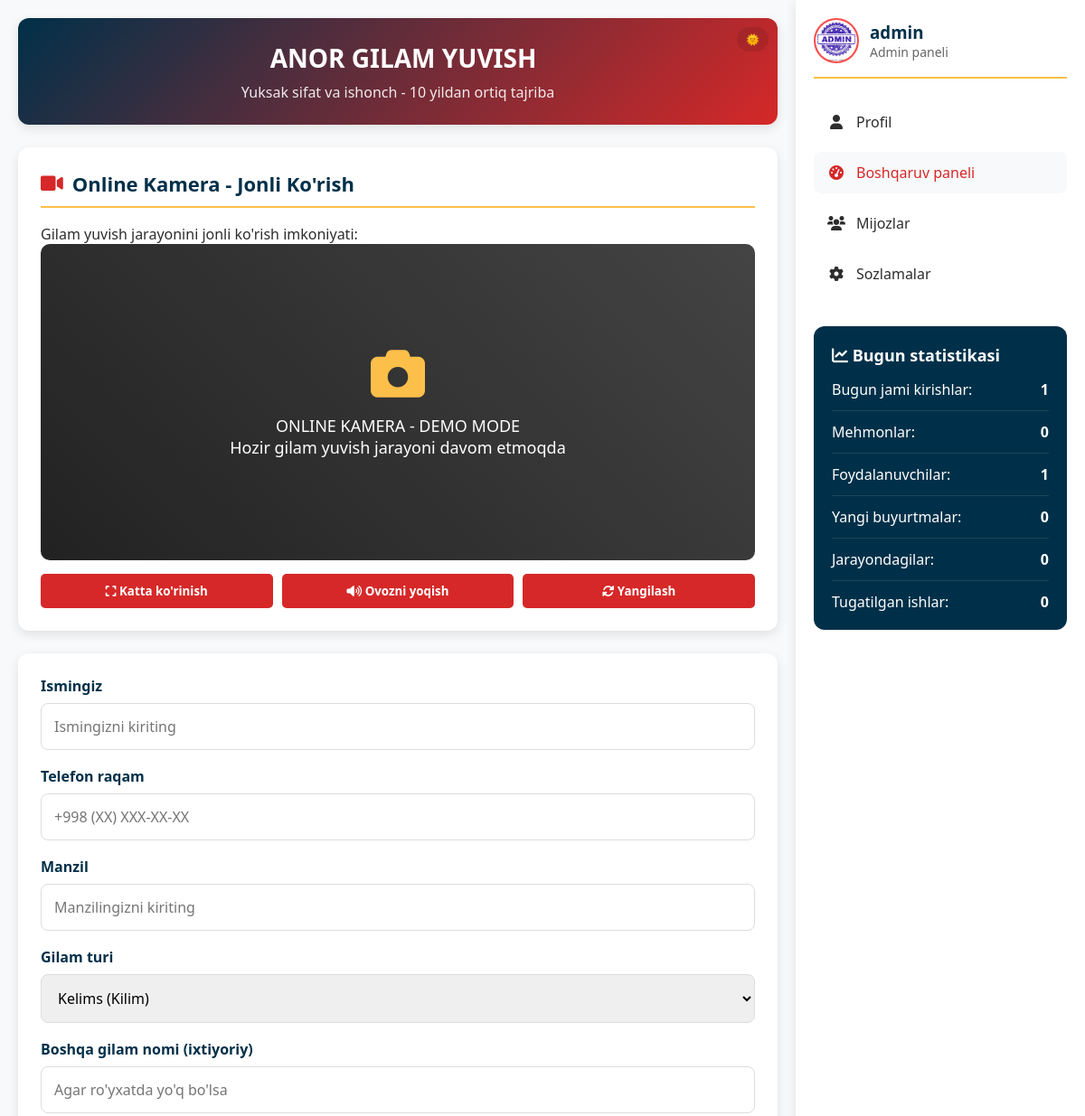
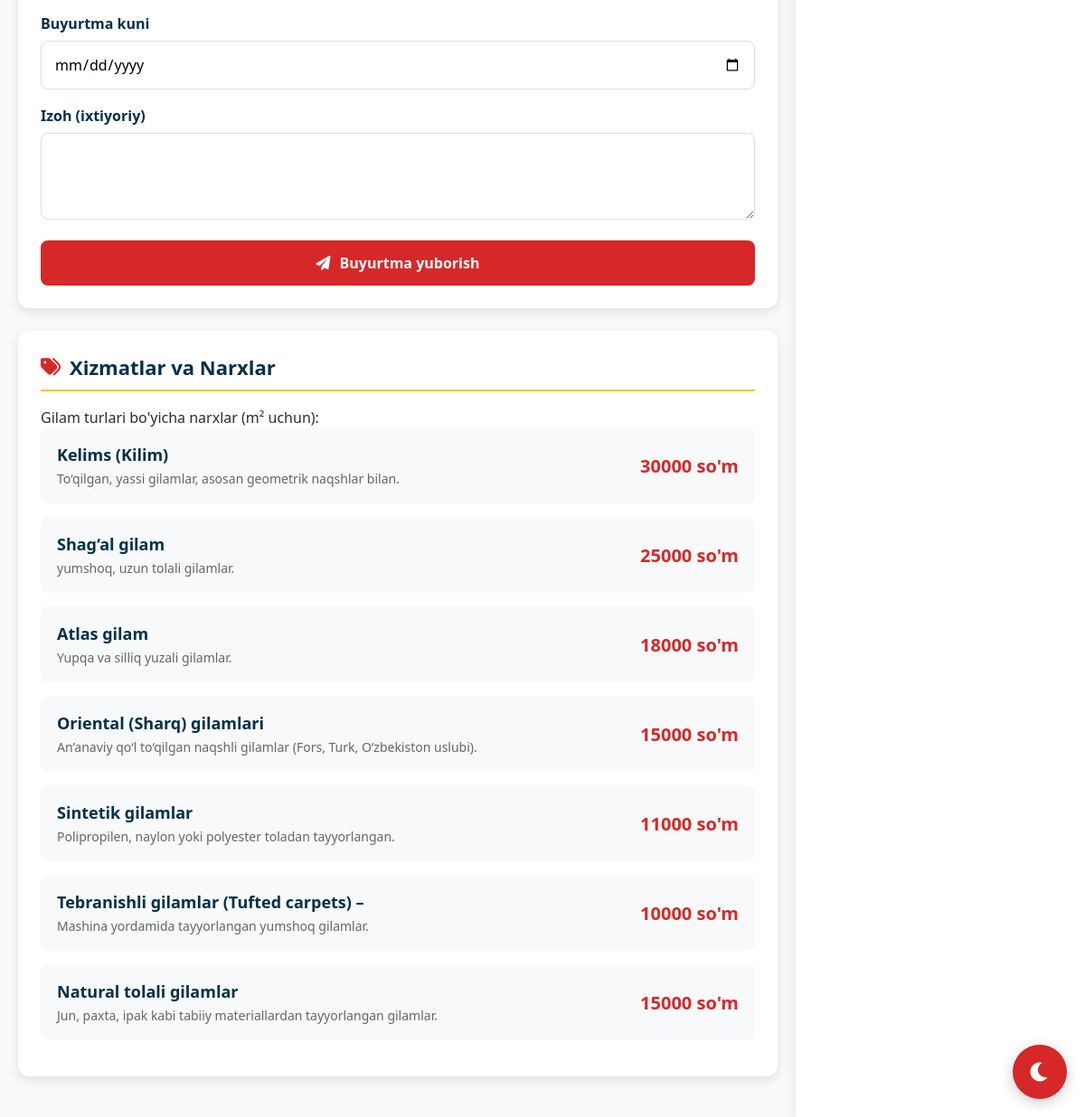
/ (signed in), run on the app's committed database (2 pictures, top to bottom).
### app/models.py (models this page shows, shortened)
class CarpetType(models.Model):
    name = models.CharField(max_length=100, verbose_name="Gilam turi nomi")
    description = models.TextField(blank=True, null=True, verbose_name="Tavsif")
    price_per_m2 = models.IntegerField(verbose_name="1 m² narxi (so`m)")
    class Meta:
        verbose_name = "Gilam turi"
        verbose_name_plural = "Gilam turlari"

class Profile(models.Model):
    user = models.OneToOneField(User, on_delete=models.CASCADE)
    avatar = models.ImageField(upload_to='avatars/', null=True, blank=True)
    phone = models.CharField(max_length=20, blank=True, null=True)

### app/views.py (the view)
# urls.py: path('', index, name='index'),
def index(request):
    carpets = CarpetType.objects.all()
    today = timezone.now().date()
    start_of_today = timezone.make_aware(datetime.combine(today, datetime.min.time()))
    end_of_today = timezone.make_aware(datetime.combine(today, datetime.max.time()))
    today_visits = VisitLog.objects.filter(timestamp__range=(start_of_today, end_of_today))
    today_logged_in_users = today_visits.filter(user__isnull=False).values('user').distinct()
    today_logged_in_user_ids = [item['user'] for item in today_logged_in_users]
    today_users = User.objects.filter(id__in=today_logged_in_user_ids)
    stats = {
        'today_visits': today_visits.count(),
        'guests_today': today_visits.filter(user__isnull=True).count(),
        'users_today': today_logged_in_users.count(),
        'admins_today': today_users.filter(is_superuser=True).count(),
        'staff_today': today_users.filter(is_staff=True, is_superuser=False).count(),
        'customers_today': today_users.filter(is_staff=False, is_superuser=False).count(),
        'new_orders': Order.objects.filter(created_at__date=today, status='new').count(),
        'processing_orders': Order.objects.filter(created_at__date=today, status='processing').count(),
        'completed_orders': Order.objects.filter(created_at__date=today, status='completed').count(),
        'total_orders': Order.objects.all().count(),
        'total_new_orders': Order.objects.filter(status='new').count(),
        'total_processing_orders': Order.objects.filter(status='processing').count(),
        'total_completed_orders': Order.objects.filter(status='completed').count(),
    }
    context = {
        'carpets': carpets,
        'stats': stats,
        'today_date': today,  # ixtiyoriy: bugungi sanani ko'rsatish uchun
    }
    response = render(request, 'app/index.html', context)
    return response

### app/templates/app/index.html (shortened to what this page needs)
{% load static %}
{% load humanize %}
<!DOCTYPE html>
<html lang="uz">
<head>
    <link rel="stylesheet" href="https://cdnjs.cloudflare.com/ajax/libs/font-awesome/6.0.0/css/all.min.css">
    <link rel="stylesheet" href="{% static 'css/stayls.css' %}">
    <link rel="stylesheet" href="{% static 'css/panel.css'%}">
    <link rel="stylesheet" href="{% static 'css/rasm.css'%}">
    <link rel="stylesheet" href="{% static 'css/message.css'%}">
</head>
<body class="{% if request.user.is_authenticated and request.user.profile.dark_mode %}dark-mode{% endif %}">
<div class="main-content">
    <header>
        <div class="theme-indicator" id="themeIndicator">
            <span id="themeText">🌞</span>
        </div>
        <h1> ANOR GILAM YUVISH</h1>
        <p>Yuksak sifat va ishonch - 10 yildan ortiq tajriba</p>
    </header>
    <div class="section">
        <h2><i class="fas fa-video"></i> Online Kamera - Jonli Ko'rish</h2>
        <p>Gilam yuvish jarayonini jonli ko'rish imkoniyati:</p>
        <div class="camera-container">
            <div class="camera-placeholder">
                <i class="fas fa-camera"></i>
                <p>ONLINE KAMERA - DEMO MODE</p>
                <p>Hozir gilam yuvish jarayoni davom etmoqda</p>
            </div>
        </div>
        <div class="camera-controls">
            <button><i class="fas fa-expand"></i> Katta ko'rinish</button>
            <button><i class="fas fa-volume-up"></i> Ovozni yoqish</button>
            <button><i class="fas fa-sync-alt"></i> Yangilash</button>
        </div>
    </div>
    <div class="section">
        <form method="POST" action="{% url 'create_order' %}">
            <div class="form-group">
                <label for="name">Ismingiz</label>
                <input type="text" name="name" id="name" placeholder="Ismingizni kiriting" required>
            </div>
            <div class="form-group">
                <label for="phone">Telefon raqam</label>
                <input type="text" name="phone" id="phone" placeholder="+998 (XX) XXX-XX-XX" required>
            </div>
            <div class="form-group">
                <label for="address">Manzil</label>
                <input type="text" name="address" id="address" placeholder="Manzilingizni kiriting" required>
            </div>
            <div class="form-group">
                <label for="carpet_type">Gilam turi</label>
                <select name="carpet_type" id="carpet_type">
                    {% for carpet in carpets %}
                    <option value="{{ carpet.id }}">{{ carpet.name }}</option>
                    {% endfor %}
                </select>
            </div>
            <div class="form-group">
                <label for="other_carpet_name">Boshqa gilam nomi (ixtiyoriy)</label>
                <input type="text" name="other_carpet_name" id="other_carpet_name"
                       placeholder="Agar ro'yxatda yo'q bo'lsa">
            </div>
            <div class="form-group">
                <label for="date">Buyurtma kuni</label>
                <input type="date" name="date" id="date" required>
            </div>
            <div class="form-group">
                <label for="comment">Izoh (ixtiyoriy)</label>
                <textarea name="comment" id="comment" rows="3"></textarea>
            </div>
            <button type="submit" class="btn btn-primary btn-block">
                <i class="fas fa-paper-plane"></i> Buyurtma yuborish
            </button>
        </form>
    </div>
    <div class="section">
        <h2><i class="fas fa-tags"></i> Xizmatlar va Narxlar</h2>
        <p>Gilam turlari bo'yicha narxlar (m² uchun):</p>
        {% for carpet in carpets %}
        <div class="price-box">
            <div class="price-info">
                <h3>{{ carpet.name }}</h3>
                <p>{{ carpet.description }}</p>
            </div>
            <div class="price">{{ carpet.price_per_m2 }} so'm</div>
        </div>
        {% endfor %}
    </div>
</div>
<div class="admin-panel">
    <div class="admin-header">
        <div class="admin-avatar">
    {% if request.user.is_authenticated and request.user.profile.avatar %}
        <img src="{{ request.user.profile.avatar.url }}" alt="Profil rasmi">
    {% endif %}
</div>
        <div class="admin-info">
            {% if request.user.is_authenticated %}
            <h3>{{ request.user.username }}</h3>
            {% if request.user.is_superuser %}
            <p>Admin paneli</p>
            {% elif request.user.is_staff %}
            <p>Xodim</p>
            {% else %}
            <p>Mijoz</p>
            {% endif %}
            {% endif %}
        </div>
    </div>
    <ul class="admin-menu">
        <li><a href="{% url 'profile' %}"><i class="fas fa-user"></i> Profil</a></li>
        {% if request.user.is_superuser %}
        <li><a href="{% url 'sozlamalar' %}" class="active"><i class="fas fa-tachometer-alt"></i> Boshqaruv paneli</a>
        <li><a href="{% url 'clients' %}"><i class="fas fa-users"></i> Mijozlar</a></li>
        {% endif %}
        <li><a href="{% url 'boshqaruv' %}"><i class="fas fa-cog"></i> Sozlamalar</a></li>
    </ul>
<div class="stats">
    <h3><i class="fas fa-chart-line"></i> Bugun statistikasi</h3>
    <div class="stat-item">
        <span>Bugun jami kirishlar:</span>
        <span class="stat-value">{{ stats.today_visits }}</span>
    </div>
    <div class="stat-item">
        <span>Mehmonlar:</span>
        <span class="stat-value">{{ stats.guests_today }}</span>
    </div>
    <div class="stat-item">
        <span>Foydalanuvchilar:</span>
        <span class="stat-value">{{ stats.users_today }}</span>
    </div>
    <div class="stat-item">
        <span>Yangi buyurtmalar:</span>
        <span class="stat-value">{{ stats.new_orders }}</span>
    </div>
    <div class="stat-item">
        <span>Jarayondagilar:</span>
        <span class="stat-value">{{ stats.processing_orders }}</span>
    </div>
    <div class="stat-item">
        <span>Tugatilgan ishlar:</span>
        <span class="stat-value">{{ stats.completed_orders }}</span>
    </div>
</div>
    <button class="theme-toggle" id="themeToggle">
        <i class="fas fa-moon" id="themeIcon"></i>
    </button>
</body>
</html>

### app/static/css/rasm.css (style rules this page uses)
.admin-avatar { width: 50px; height: 50px; border-radius: 50%; overflow: hidden; border: 2px solid #ff4c4c; flex-shrink: 0; }
.admin-avatar img { width: 100%; height: 100%; object-fit: cover; }

### data on the page
CarpetType: name "Kelims (Kilim)", description "To‘qilgan, yassi gilamlar, asosan geometrik naqshlar bilan.", price_per_m2 "30000"
CarpetType: name "Shag‘al gilam", description "yumshoq, uzun tolali gilamlar.", price_per_m2 "25000"
CarpetType: name "Atlas gilam", description "Yupqa va silliq yuzali gilamlar.", price_per_m2 "18000"
CarpetType: name "Oriental (Sharq) gilamlari", description "An’anaviy qo‘l to‘qilgan naqshli gilamlar (Fors, Turk, O‘zbekiston uslubi).", price_per_m2 "15000"
CarpetType: name "Sintetik gilamlar", description "Polipropilen, naylon yoki polyester toladan tayyorlangan.", price_per_m2 "11000"
CarpetType: name "Tebranishli gilamlar (Tufted carpets) –", description "Mashina yordamida tayyorlangan yumshoq gilamlar.", price_per_m2 "10000"
CarpetType: name "Natural tolali gilamlar", description "Jun, paxta, ipak kabi tabiiy materiallardan tayyorlangan gilamlar.", price_per_m2 "15000"

### other printed values
{{ request.user.username }} "admin"
{{ stats.today_visits }} "1"
{{ stats.guests_today }} "0"
{{ stats.users_today }} "1"
{{ stats.new_orders }} "0"
{{ stats.processing_orders }} "0"
{{ stats.completed_orders }} "0"
form field carpet_type "Kelims (Kilim)"
